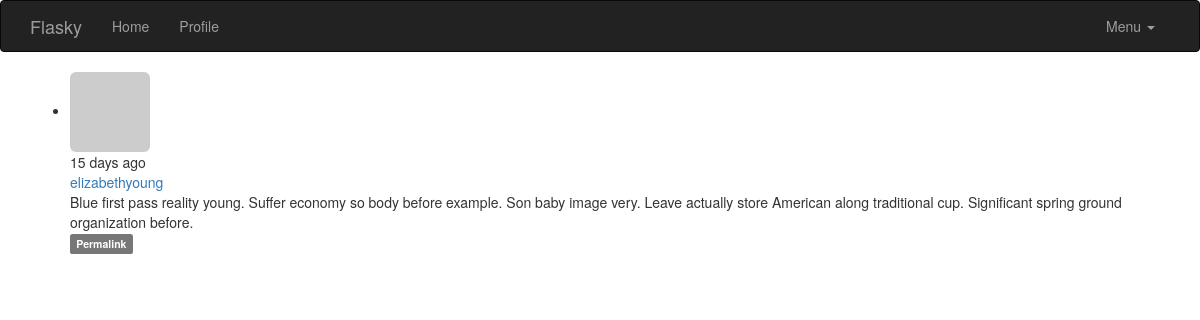
The page /post/125 (signed in) on the database its author committed.
### app/models.py (models this page shows, shortened)
class Post(db.Model):
    __tablename__ = 'posts'
    id = db.Column(db.Integer,primary_key=True)
    body = db.Column(db.Text)
    body_html = db.Column(db.Text)
    timestamp = db.Column(db.DateTime,index=True,default=datetime.utcnow)
    author_id = db.Column(db.Integer,db.ForeignKey('users.id'))

class User(UserMixin,db.Model):
    __tablename__ = 'users'
    id = db.Column(db.Integer, primary_key=True)
    email = db.Column(db.String(64),unique=True,index=True)
    username = db.Column(db.String(64), unique=True, index=True)
    password_hash = db.Column(db.String(128))
    role_id = db.Column(db.Integer, db.ForeignKey('roles.id'))
    confirmed = db.Column(db.Boolean,default=False)
    posts = db.relationship('Post',backref='author',lazy='dynamic')
    name = db.Column(db.String(64))
    location = db.Column(db.String(64))
    about_me = db.Column(db.Text())
    member_since = db.Column(db.DateTime(),default=datetime.utcnow)
    last_seen = db.Column(db.DateTime(),default=datetime.utcnow)
    avatar_hash = db.Column(db.String(32))
    @property
    def password(self):
        raise AttributeError('password is not a readable attribute')
    @login_manager.user_loader
    def load_user(user_id):
        return User.query.get(int(user_id))
    def can(self,perm):
        return self.role is not None and self.role.has_permisson(perm)
    def is_administrator(self):
        return self.can(Permission.ADMIN)
    def ping(self):
        self.last_seen = datetime.utcnow()
        db.session.add(self)
        db.session.commit()
    def gravatar(self,size=100,default='identicon',rating='g'):
        if request.is_secure:
            url = 'http://secure.gravatar.com/avatar'
        else:
            url = 'http://www.gravatar.com/avatar'
        hash = self.avatar_hash or self.gravatar_hash()
        return '{url}/{hash}?s={size}&d={default}&r={rating}'.format(url=url,hash=hash,size=size,default=default,rating=rating)

### app/main/views.py (the view)
@main.route('/post/<int:id>')
def post(id):
    post = Post.query.get_or_404(id)
    return render_template('post.html',posts=[post])

### app/auth/views.py (called while the page is built)
@auth.before_app_request
def before_request():
    if current_user.is_authenticated:
        current_user.ping()
        if  not current_user.confirmed \
            and request.endpoint\
            and request.blueprint != "auth" \
            and request.endpoint != 'static':
                return redirect(url_for('auth.unconfirmed'))

### app/main/__init__.py (called while the page is built)
@main.app_context_processor
def inject_permissions():
    return dict(Permission=Permission)

### app/models.py (called while the page is built)
    def has_permisson(self,perm):
        return (self.permissions & perm) == perm

### app/templates/post.html (shortened to what this page needs)
{% extends "base.html" %}
{% block page_content %}
{% include '_posts.html' %}
{% endblock %}

### app/templates/_posts.html (shortened to what this page needs)
<ul class="posts">
        {% for post in posts %}
        <li class="post">
            <div class = "profile-thumbnail">
                 <a href="{{url_for('.user',username=post.author.username)}}">
                     <img class="img-rounded profile-thumbnail" src="{{post.author.gravatar(size=40)}}">
                 </a>
            </div>
            <div class="post-content">
                <div class="post-date">{{moment(post.timestamp).fromNow()}}</div>
                <div class="post-author">
                    <a href="{{url_for('.user',username=post.author.username)}}">
                        {{post.author.username}}
                    </a>
                </div>
                <div class="post-body">
                    {% if post.body_html %}
                        {{ post.body_html | safe }}
                    {% else %}
                        {{ post.body }}
                    {% endif %}
                </div>
                <div class="post-footer">
                <a href="{{ url_for('.post', id=post.id) }}">
                    <span class="label label-default">Permalink</span>
                </a>
            </div>
                <br>
            </div>
        </li>
        {% endfor %}
</ul>

### rows shown on the page
Post: timestamp "15 days ago", author.username "elizabethyoung", body "Blue first pass reality young. Suffer economy so body before example. Son baby image very. Leave actually store American along traditional cup. Significant spring ground organization before."
